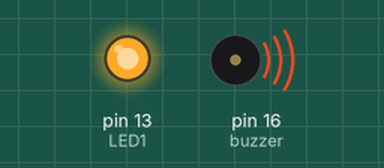
Recording of a sketch running on a simulated Arduino Uno, built with avr-gcc and run on an emulated ATmega328P. On the bench: output pins drawn as LEDs (lit = HIGH), buzzer (waves = sounding).

Above: at 0.15 s.
At 4.9 s:
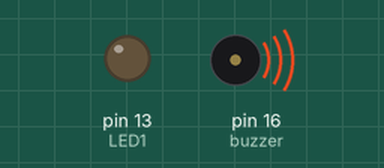
At 9.0 s:
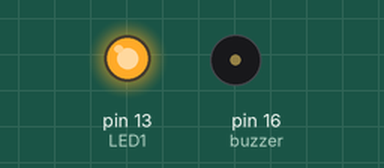
Timing chart, 0 to 10.5 s (numbered marks = the images above):
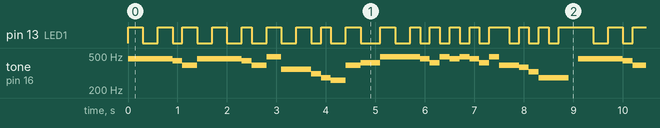

The sketch:

This_Is_Hackoween.ino
```cpp
/*
  This is my submission to HackOrTreat Hackathon.
  It simply blinks and LED and plays this is halloween off of the buzzer.
  Author: Richard Rosenthal
  Date 10-31-2020
*/
int LED1 = 13;
int buzzer = 16;

void setup() {
  pinMode(LED_BUILTIN, OUTPUT);     // Initialize the LED_BUILTIN pin as an output
  pinMode(LED1, OUTPUT);
}

// the loop function runs over and over again forever
void loop() {
  digitalWrite(LED_BUILTIN, LOW);   // Turn the LED on (Note that LOW is the voltage level
  digitalWrite(LED1, LOW);

  digitalWrite(LED_BUILTIN, HIGH);  // Turn the LED off by making the voltage HIGH
  digitalWrite(LED1, HIGH);
  tone(buzzer, 466);
  delay(300);
  noTone(buzzer);

  digitalWrite(LED_BUILTIN, LOW);   // Turn the LED on (Note that LOW is the voltage level
  digitalWrite(LED1, LOW);
  tone(buzzer, 466);
  delay(300);
  noTone(buzzer);

  digitalWrite(LED_BUILTIN, HIGH);  // Turn the LED off by making the voltage HIGH
  digitalWrite(LED1, HIGH);
  tone(buzzer, 466);
  delay(300);
  noTone(buzzer);

  digitalWrite(LED_BUILTIN, LOW);   // Turn the LED on (Note that LOW is the voltage level
  digitalWrite(LED1, LOW);
  tone(buzzer, 440);
  delay(200);
  noTone(buzzer);

  digitalWrite(LED_BUILTIN, HIGH);  // Turn the LED off by making the voltage HIGH
  digitalWrite(LED1, HIGH);
  tone(buzzer, 392);
  delay(300);
  noTone(buzzer);

  digitalWrite(LED_BUILTIN, LOW);   // Turn the LED on (Note that LOW is the voltage level
  digitalWrite(LED1, LOW);
  tone(buzzer, 466);
  delay(300);
  noTone(buzzer);

  digitalWrite(LED_BUILTIN, HIGH);  // Turn the LED off by making the voltage HIGH
  digitalWrite(LED1, HIGH);
  tone(buzzer, 466);
  delay(300);
  noTone(buzzer);

  digitalWrite(LED_BUILTIN, LOW);   // Turn the LED on (Note that LOW is the voltage level
  digitalWrite(LED1, LOW);
  tone(buzzer, 466);
  delay(300);
  noTone(buzzer);

  digitalWrite(LED_BUILTIN, HIGH);  // Turn the LED off by making the voltage HIGH
  digitalWrite(LED1, HIGH);
  tone(buzzer, 440);
  delay(200);
  noTone(buzzer);

  digitalWrite(LED_BUILTIN, LOW);   // Turn the LED on (Note that LOW is the voltage level
  digitalWrite(LED1, LOW);
  tone(buzzer, 392);
  delay(300);
  noTone(buzzer);

  digitalWrite(LED_BUILTIN, HIGH);  // Turn the LED off by making the voltage HIGH
  digitalWrite(LED1, HIGH);
  tone(buzzer, 493);
  delay(300);
  noTone(buzzer);


  digitalWrite(LED_BUILTIN, LOW);   // Turn the LED on (Note that LOW is the voltage level
  digitalWrite(LED1, LOW);
  tone(buzzer, 349);
  delay(300);
  noTone(buzzer);

  digitalWrite(LED_BUILTIN, HIGH);  // Turn the LED off by making the voltage HIGH
  digitalWrite(LED1, HIGH);
  tone(buzzer, 349);
  delay(300);
  noTone(buzzer);

  digitalWrite(LED_BUILTIN, LOW);   // Turn the LED on (Note that LOW is the voltage level
  digitalWrite(LED1, LOW);
  tone(buzzer, 311);
  delay(200);
  noTone(buzzer);


  digitalWrite(LED_BUILTIN, HIGH);  // Turn the LED off by making the voltage HIGH
  digitalWrite(LED1, HIGH);
  tone(buzzer, 277);
  delay(200);
  noTone(buzzer);

  digitalWrite(LED_BUILTIN, LOW);   // Turn the LED on (Note that LOW is the voltage level
  digitalWrite(LED1, LOW);
  tone(buzzer, 261);
  delay(300);
  noTone(buzzer);

  digitalWrite(LED_BUILTIN, HIGH);  // Turn the LED off by making the voltage HIGH
  digitalWrite(LED1, HIGH);
  tone(buzzer, 392);
  delay(300);
  noTone(buzzer);

  digitalWrite(LED_BUILTIN, LOW);   // Turn the LED on (Note that LOW is the voltage level
  digitalWrite(LED1, LOW);
  tone(buzzer, 415);
  delay(400);
  noTone(buzzer);

  digitalWrite(LED_BUILTIN, HIGH);  // Turn the LED off by making the voltage HIGH
  digitalWrite(LED1, HIGH);
  tone(buzzer, 493);
  delay(300);
  noTone(buzzer);

  digitalWrite(LED_BUILTIN, LOW);   // Turn the LED on (Note that LOW is the voltage level
  digitalWrite(LED1, LOW);
  tone(buzzer, 493);
  delay(300);
  noTone(buzzer);

  digitalWrite(LED_BUILTIN, HIGH);  // Turn the LED off by making the voltage HIGH
  digitalWrite(LED1, HIGH);
  tone(buzzer, 493);
  delay(200);
  noTone(buzzer);

  digitalWrite(LED_BUILTIN, LOW);   // Turn the LED on (Note that LOW is the voltage level
  digitalWrite(LED1, LOW);
  tone(buzzer, 466);
  delay(200);
  noTone(buzzer);

  digitalWrite(LED_BUILTIN, HIGH);  // Turn the LED off by making the voltage HIGH
  digitalWrite(LED1, HIGH);
  tone(buzzer, 415);
  delay(200);
  noTone(buzzer);

  digitalWrite(LED_BUILTIN, LOW);   // Turn the LED on (Note that LOW is the voltage level
  digitalWrite(LED1, LOW);
  tone(buzzer, 493);
  delay(200);
  noTone(buzzer);

  digitalWrite(LED_BUILTIN, HIGH);  // Turn the LED off by making the voltage HIGH
  digitalWrite(LED1, HIGH);
  tone(buzzer, 466);
  delay(200);
  noTone(buzzer);

  digitalWrite(LED_BUILTIN, LOW);   // Turn the LED on (Note that LOW is the voltage level
  digitalWrite(LED1, LOW);
  tone(buzzer, 493);
  delay(200);
  noTone(buzzer);

  digitalWrite(LED_BUILTIN, HIGH);  // Turn the LED off by making the voltage HIGH
  digitalWrite(LED1, HIGH);
  tone(buzzer, 466);
  delay(200);
  noTone(buzzer);

  digitalWrite(LED_BUILTIN, LOW);   // Turn the LED on (Note that LOW is the voltage level
  digitalWrite(LED1, LOW);
  tone(buzzer, 415);
  delay(200);
  noTone(buzzer);

  digitalWrite(LED_BUILTIN, HIGH);  // Turn the LED off by making the voltage HIGH
  digitalWrite(LED1, HIGH);
  tone(buzzer, 493);
  delay(200);
  noTone(buzzer);

  digitalWrite(LED_BUILTIN, HIGH);  // Turn the LED off by making the voltage HIGH
  digitalWrite(LED1, HIGH);
  tone(buzzer, 392);
  delay(200);
  noTone(buzzer);

  digitalWrite(LED_BUILTIN, LOW);   // Turn the LED on (Note that LOW is the voltage level
  digitalWrite(LED1, LOW);
  tone(buzzer, 392);
  delay(200);
  noTone(buzzer);

  digitalWrite(LED_BUILTIN, HIGH);  // Turn the LED off by making the voltage HIGH
  digitalWrite(LED1, HIGH);
  tone(buzzer, 369);
  delay(200);
  noTone(buzzer);

  digitalWrite(LED_BUILTIN, LOW);   // Turn the LED on (Note that LOW is the voltage level
  digitalWrite(LED1, LOW);
  tone(buzzer, 329);
  delay(200);
  noTone(buzzer);

  digitalWrite(LED_BUILTIN, HIGH);  // Turn the LED off by making the voltage HIGH
  digitalWrite(LED1, HIGH);
  tone(buzzer, 277);
  delay(200);
  noTone(buzzer);

  digitalWrite(LED_BUILTIN, LOW);   // Turn the LED on (Note that LOW is the voltage level
  digitalWrite(LED1, LOW);
  tone(buzzer, 277);
  delay(200);
  noTone(buzzer);

  digitalWrite(LED_BUILTIN, HIGH);  // Turn the LED off by making the voltage HIGH
  digitalWrite(LED1, HIGH);
  tone(buzzer, 277);
  delay(200);
  noTone(buzzer);

  digitalWrite(LED_BUILTIN, HIGH);  // Turn the LED off by making the voltage HIGH
  digitalWrite(LED1, HIGH);
  delay(200);                      // Wait for two seconds (to demonstrate the active low LED)
}
```

Measured:
- by itself, pin 13 (LED1): moves between LOW and HIGH, repeating every 9.1 s
- by itself, tone on pin 16 (buzzer): plays 466 Hz for 0.90 s, 440 Hz for 0.20 s, 392 Hz for 0.30 s, 466 Hz for 0.90 s, 440 Hz for 0.20 s, 392 Hz for 0.30 s … (370 notes in this stretch)
